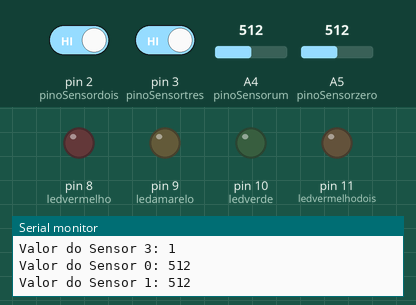
Recording of a sketch running on a simulated Arduino Uno, built with avr-gcc and run on an emulated ATmega328P. Shown: output pins drawn as LEDs (lit = HIGH), the last lines printed to the serial monitor. The test bench sets the inputs (shaded band); at power-on: A4 (pinoSensorum) = 512, A5 (pinoSensorzero) = 512, pin 2 (pinoSensordois) HIGH, pin 3 (pinoSensortres) HIGH.

Above: at 6.2 s.
6.3 s: A4 (pinoSensorum) set to 109
9.3 s: A4 (pinoSensorum) set to 94
At 10.1 s:
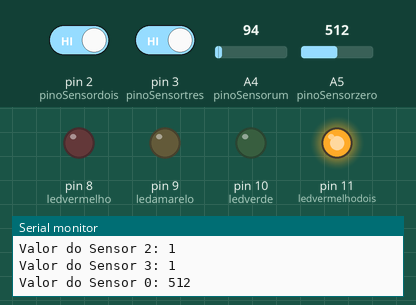
10.9 s: A5 (pinoSensorzero) set to 105
13.9 s: A5 (pinoSensorzero) set to 90
At 15.0 s:
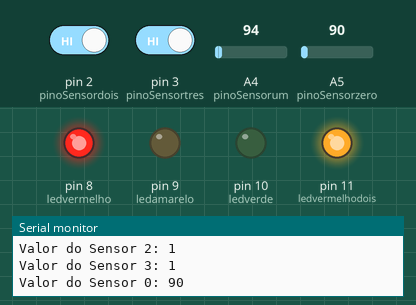
15.5 s: pin 2 (pinoSensordois) driven LOW
At 16.8 s:
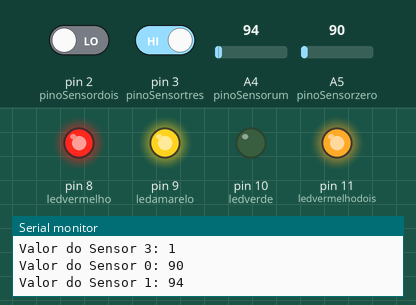
17.1 s: pin 3 (pinoSensortres) driven LOW
At 18.0 s:
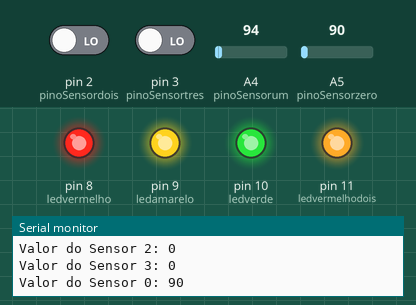
Timing chart, 0 to 19.7 s (numbered marks = the images above; inputs shaded):
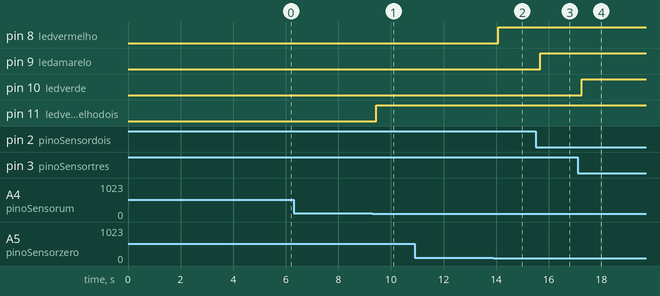

The sketch:

TestandoSensorporvez.ino
```cpp
//Declaração de portas digitais aos quais os led e a entrada digital do sensor vão estar conectados.
int ledvermelho = 8;
int ledamarelo = 9;
int ledverde = 10;
int ledvermelhodois = 11;

int pinoSensorzero = A5;
int pinoSensorum = A4;
int pinoSensordois = 2;
int pinoSensortres = 3;
//Inicia o sensor em estado 0, ou seja desligado.
int iniciaSensorzero = 0;
int iniciaSensorum = 0;
int iniciaSensordois = 0;
int iniciaSensortres = 0;
//Variável para calibração do sensor
int calibracao = 5;

void setup() {
Serial.begin(9600);

//Declaração de que os LED's serão usados como saída.
pinMode(ledvermelho,OUTPUT);
pinMode(ledvermelhodois,OUTPUT);
pinMode(ledverde,OUTPUT);
pinMode(ledamarelo,OUTPUT);

pinMode(pinoSensorzero,INPUT); //E o sensor uma entrada.
pinMode(pinoSensorum,INPUT);
pinMode(pinoSensordois,INPUT);
pinMode(pinoSensortres,INPUT);
Serial.print("Calibrando o sensor...");
for(int i = 0; i < calibracao; i++){
Serial.print(".");
delay(1000);
}
Serial.println("Sensor Ativado");
}

void loop() {
iniciaSensorzero = analogRead(pinoSensorzero);
iniciaSensorum = analogRead(pinoSensorum);
iniciaSensordois = digitalRead(pinoSensordois);
iniciaSensortres = digitalRead(pinoSensortres);

Serial.print("Valor do Sensor 0: ");
Serial.println(iniciaSensorzero);

Serial.print("Valor do Sensor 1: ");
Serial.println(iniciaSensorum);

Serial.print("Valor do Sensor 2: ");
Serial.println(iniciaSensordois);

Serial.print("Valor do Sensor 3: ");
Serial.println(iniciaSensortres);

if (iniciaSensorzero < 100) {
  digitalWrite(ledvermelho, HIGH);
} else {
  digitalWrite(ledvermelho, LOW);
  }

if (iniciaSensorum < 100) {
  digitalWrite(ledvermelhodois, HIGH);
} else {
  digitalWrite(ledvermelhodois, LOW);
  }

if (iniciaSensordois == 0) {
  digitalWrite(ledamarelo, HIGH);
} else {
  digitalWrite(ledamarelo, LOW);
  }

if (iniciaSensortres == 0) {
  digitalWrite(ledverde, HIGH);
} else {
  digitalWrite(ledverde, LOW);
  }


}
```

Measured:
- the behaviour switches between 100 and 99 on A4 (pinoSensorum) (found by bisection; images 0 and 1)
- the behaviour switches between 100 and 99 on A5 (pinoSensorzero) (found by bisection; images 1 and 2)
- after the input at 9.3 s, pin 11 (ledvermelhodois): LOW → HIGH after 0.15 s
- after the input at 13.9 s, pin 8 (ledvermelho): LOW → HIGH after 0.18 s
- after the input at 15.5 s, pin 9 (ledamarelo): LOW → HIGH after 0.17 s
- after the input at 17.1 s, pin 10 (ledverde): LOW → HIGH after 0.16 s
